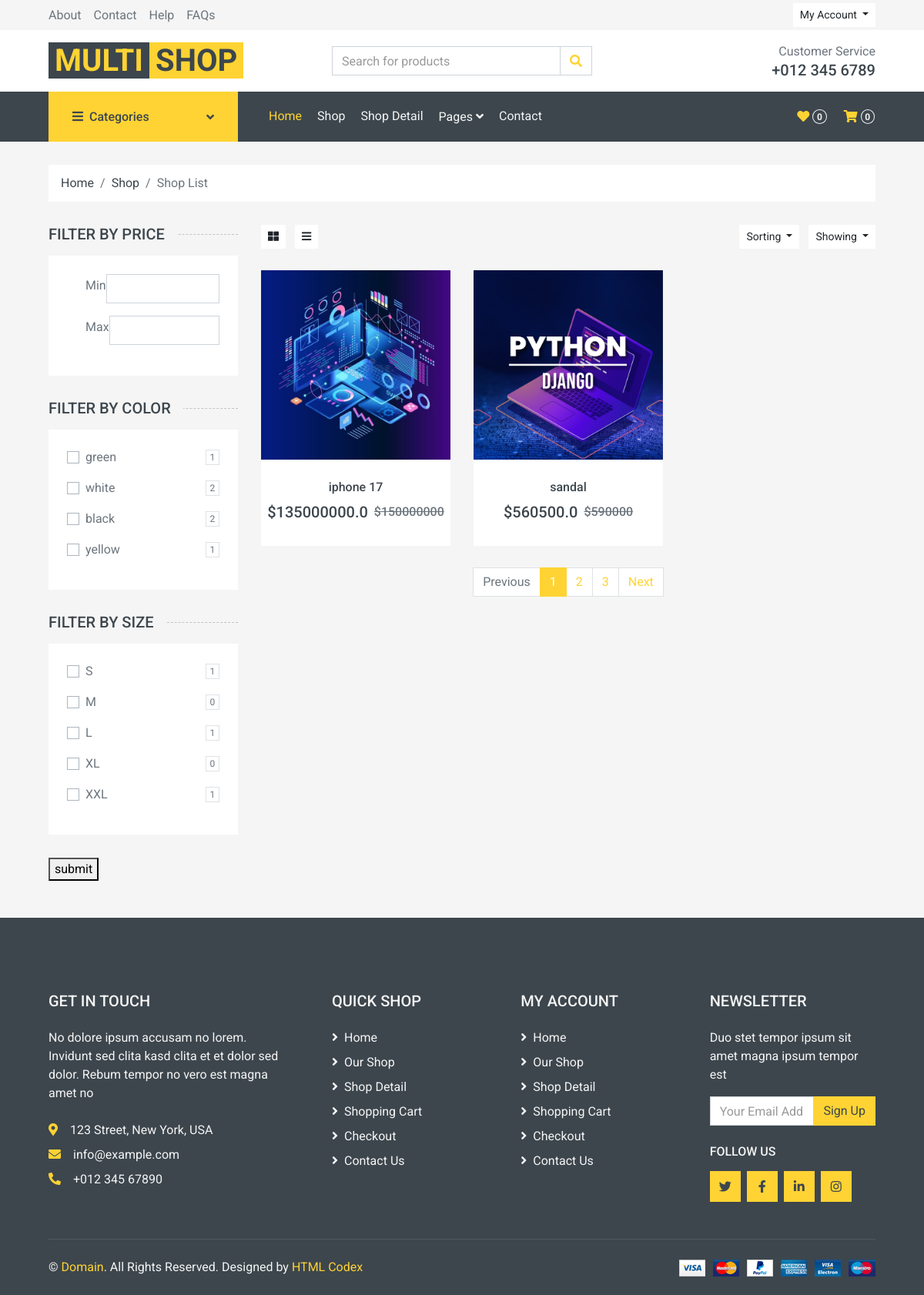
/products/, run on an earlier commit of the app's database.
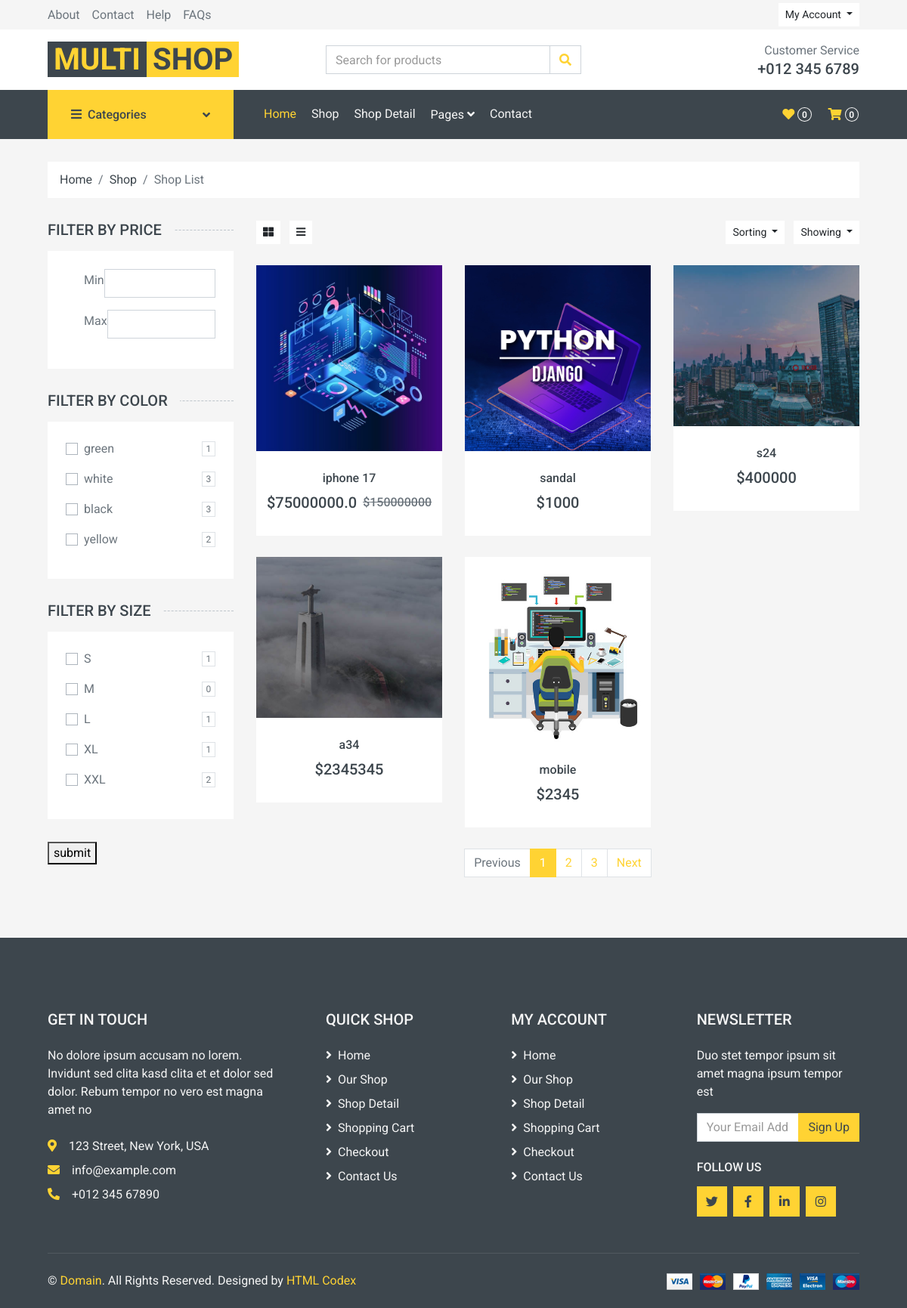
And on a later commit of the database.
### product/models.py (models this page shows, shortened)
class Color(models.Model):
    name = models.CharField(max_length=10)

class Size(models.Model):
    name = models.CharField(max_length=5)

class Product(models.Model):
    name = models.CharField(max_length=100)
    price = models.IntegerField()
    image = models.ImageField(upload_to=_get_avatar_upload_path, null=True, blank=True)
    discount = models.IntegerField(default=0)
    short_description = models.TextField(max_length=300)
    description = models.TextField()
    additional_info = models.TextField(null=True, blank=True)
    count = models.IntegerField(default=0)
    created_at = models.DateTimeField(auto_now_add=True)
    updated_at = models.DateTimeField(auto_now=True)
    modified_at = models.DateTimeField(auto_now=True)
    size = models.ManyToManyField('Size', related_name='products', blank=True)
    color = models.ManyToManyField('Color', related_name='products')
    category = models.ManyToManyField('Category', related_name='products', blank=True, null=True)
    def discount_price(self):
        price = self.price - self.price * self.discount/100
        return price

### product/views.py (the view)
# urls.py: path('', views.ProductListView.as_view(), name='product-list'),
class ProductListView(ListView):
    template_name = 'product/product_list.html'
    queryset = Product.objects.all
    def get_context_data(self, **kwargs):
        request = self.request
        colors = request.GET.getlist('color')
        sizes = request.GET.getlist('size')
        min_price = request.GET.get('min_price')
        max_price = request.GET.get('max_price')
        queryset = Product.objects.all
        if colors:
            queryset = Product.objects.filter(color__name__in=colors).distinct()
        if sizes:
            queryset = Product.objects.filter(size__name__in=sizes).distinct()
        if min_price and max_price:
            queryset = Product.objects.filter(price__gte=min_price, price__lte=max_price).distinct()
        context = super(ProductListView, self).get_context_data(**kwargs)
        context['object_list'] = queryset
        return context

### product/templates/product/product_list.html (shortened to what this page needs)
{% extends 'base.html' %}
{% block main %}
    <div class="container-fluid">
        <div class="row px-xl-5">
            <div class="col-12">
                <nav class="breadcrumb bg-light mb-30">
                    <a class="breadcrumb-item text-dark" href="#">Home</a>
                    <a class="breadcrumb-item text-dark" href="#">Shop</a>
                    <span class="breadcrumb-item active">Shop List</span>
                </nav>
            </div>
        </div>
    </div>
    <div class="container-fluid">
        <div class="row px-xl-5">
            <div class="col-lg-3 col-md-4">
                <form>
                    <h5 class="section-title position-relative text-uppercase mb-3"><span class="bg-secondary pr-3">Filter by price</span>
                    </h5>
                    <div class="bg-light p-4 mb-30">
                        <div class="custom-control custom-checkbox d-flex align-items-center justify-content-between mb-3">
                            <label for="price-all">Min</label>
                            <input class="form-control" type="number" name="min_price" id="min-price">
                        </div>
                        <div class="custom-control custom-checkbox d-flex align-items-center justify-content-between mb-3">
                            <label for="price-all">Max</label>
                            <input class="form-control" name="max_price" type="number" id="max-price">
                        </div>
                    </div>
                    <h5 class="section-title position-relative text-uppercase mb-3"><span class="bg-secondary pr-3">Filter by color</span>
                    </h5>
                    <div class="bg-light p-4 mb-30">
                        {% for color in colors %}
                            <div class="custom-control custom-checkbox d-flex align-items-center justify-content-between mb-3">
                                <label class="custom-control-label" for="color-{{ color.id }}">{{ color.name }}</label>
                                <span class="badge border font-weight-normal">{{ color.products.count }}</span>
                            </div>
                        {% endfor %}
                    </div>
                    <h5 class="section-title position-relative text-uppercase mb-3"><span class="bg-secondary pr-3">Filter by size</span>
                    </h5>
                    <div class="bg-light p-4 mb-30">
                        {% for size in sizes %}
                            <div class="custom-control custom-checkbox d-flex align-items-center justify-content-between mb-3">
                                <label class="custom-control-label" for="size-{{ size.id }}">{{ size.name }}</label>
                                <span class="badge border font-weight-normal">{{ size.products.count }}</span>
                            </div>
                        {% endfor %}
                    </div>
                    <button type="submit">submit</button>
                </form>
            </div>
            <div class="col-lg-9 col-md-8">
                <div class="row pb-3">
                    <div class="col-12 pb-1">
                        <div class="d-flex align-items-center justify-content-between mb-4">
                            <div>
                                <button class="btn btn-sm btn-light"><i class="fa fa-th-large"></i></button>
                                <button class="btn btn-sm btn-light ml-2"><i class="fa fa-bars"></i></button>
                            </div>
                            <div class="ml-2">
                                <div class="btn-group">
                                    <button type="button" class="btn btn-sm btn-light dropdown-toggle"
                                            data-toggle="dropdown">Sorting
                                    </button>
                                </div>
                                <div class="btn-group ml-2">
                                    <button type="button" class="btn btn-sm btn-light dropdown-toggle"
                                            data-toggle="dropdown">Showing
                                    </button>
                                </div>
                            </div>
                        </div>
                    </div>
                    {% for product in object_list %}
                        <div class="col-lg-4 col-md-6 col-sm-6 pb-1">
                            <div class="product-item bg-light mb-4">
                                <div class="product-img position-relative overflow-hidden">
                                    <img class="img-fluid w-100" src="{{ product.image.url }}" alt="">
                                    <div class="product-action">
                                    </div>
                                </div>
                                <div class="text-center py-4">
                                    <a class="h6 text-decoration-none text-truncate"
                                       href="{% url 'product:product-detail' product.id %}">{{ product.name }}</a>
                                    <div class="d-flex align-items-center justify-content-center mt-2">
                                        {% if product.discount %}
                                            <h5>${{ product.discount_price }}</h5>
                                            <h6 class="text-muted ml-2">
                                                <del>${{ product.price }}</del>
                                            </h6>
                                        {% elif not product.discount %}
                                            <h5>${{ product.price }}</h5>
                                        {% endif %}
                                    </div>
                                </div>
                            </div>
                        </div>
                    {% endfor %}
                    <div class="col-12">
                        <nav>
                            <ul class="pagination justify-content-center">
                                <li class="page-item disabled"><a class="page-link" href="#">Previous</span></a></li>
                                <li class="page-item active"><a class="page-link" href="#">1</a></li>
                                <li class="page-item"><a class="page-link" href="#">2</a></li>
                                <li class="page-item"><a class="page-link" href="#">3</a></li>
                                <li class="page-item"><a class="page-link" href="#">Next</a></li>
                            </ul>
                        </nav>
                    </div>
                </div>
            </div>
        </div>
    </div>
{% endblock %}

What changed in the data, as far as the page shows it:
computed for Color "white": products.count "2" → "3"
computed for Color "black": products.count "2" → "3"
computed for Color "yellow": products.count "1" → "2"
computed for Size "XL": products.count "0" → "1"
computed for Size "XXL": products.count "1" → "2"
changed Product "iphone 17": discount_price "135000000.0" → "75000000.0"
changed Product "sandal": discount 5 → 0 (drawn); discount_price "560500.0" → (not shown); price "590000" → "1000"
added Product: image (picture), name "s24", price "400000"
added Product: image (picture), name "a34", price "2345345"
added Product: image (picture), name "mobile", price "2345"
